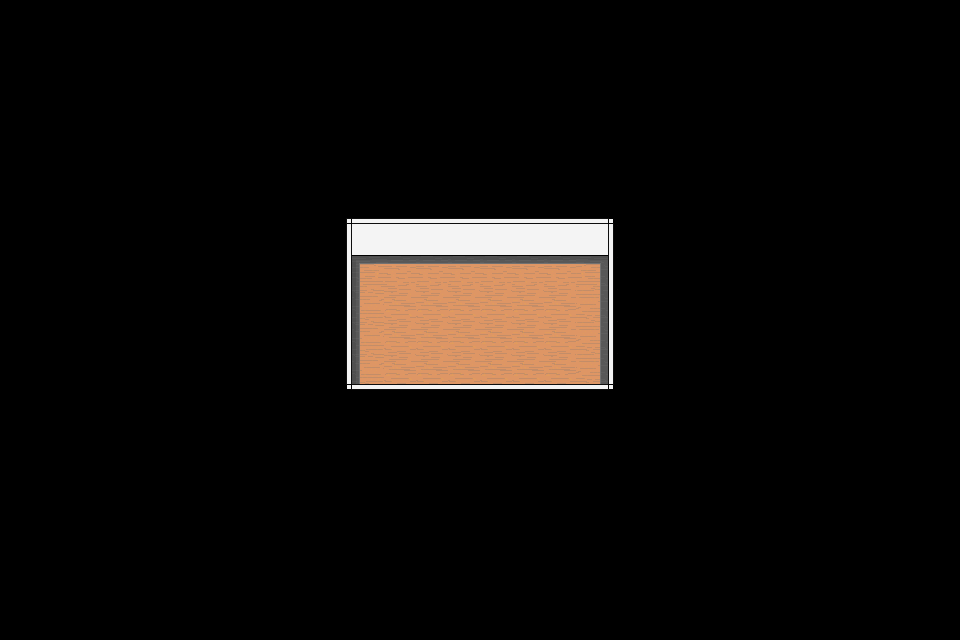

This is a level from a 2D game, rendered from its Tiled map with the project's own tilesets. A one-line summary and the complete map file follow:
An orthogonal 30x20 tile map with 32x32 px tiles, 1 tile layer (Kachelebene 1).

<map version="1.10" tiledversion="1.10.1" orientation="orthogonal" renderorder="right-down" width="30" height="20" tilewidth="32" tileheight="32" infinite="0" nextlayerid="2" nextobjectid="1">
 <tileset firstgid="1" name="tileTextureMap" tilewidth="32" tileheight="32" tilecount="256" columns="8">
  <image source="Sprites/tileTextureMap.png" width="256" height="1024" />
 </tileset>
 <layer id="1" name="Kachelebene 1" width="30" height="20">
  <data encoding="csv">
0,0,0,0,0,0,0,0,0,0,0,0,0,0,0,0,0,0,0,0,0,0,0,0,0,0,0,0,0,0,
0,0,0,0,0,0,0,0,0,0,0,0,0,0,0,0,0,0,0,0,0,0,0,0,0,0,0,0,0,0,
0,0,0,0,0,0,0,0,0,0,0,0,0,0,0,0,0,0,0,0,0,0,0,0,0,0,0,0,0,0,
0,0,0,0,0,0,0,0,0,0,0,0,0,0,0,0,0,0,0,0,0,0,0,0,0,0,0,0,0,0,
0,0,0,0,0,0,0,0,0,0,0,0,0,0,0,0,0,0,0,0,0,0,0,0,0,0,0,0,0,0,
0,0,0,0,0,0,0,0,0,256,256,256,256,256,256,256,256,256,256,256,256,0,0,0,0,0,0,0,0,0,
0,0,0,0,0,0,0,0,0,256,12,8,8,8,8,8,8,8,8,11,256,0,0,0,0,0,0,0,0,0,
0,0,0,0,0,0,0,0,0,256,7,13,13,13,13,13,13,13,13,5,256,0,0,0,0,0,0,0,0,0,
0,0,0,0,0,0,0,0,0,256,7,19,20,20,20,20,20,20,34,5,256,0,0,0,0,0,0,0,0,0,
0,0,0,0,0,0,0,0,0,256,7,18,17,17,17,17,17,17,33,5,256,256,0,0,0,0,0,0,0,0,
0,0,0,0,0,0,0,0,0,256,7,18,17,17,17,17,17,17,33,5,256,256,0,0,0,0,0,0,0,0,
0,0,0,0,0,0,0,0,0,256,7,18,17,17,17,17,17,17,33,5,256,256,0,0,0,0,0,0,0,0,
0,0,0,0,0,0,0,0,0,256,10,6,6,6,6,6,6,6,6,9,256,256,0,0,0,0,0,0,0,0,
0,0,0,0,0,0,0,0,0,256,256,256,256,256,256,256,256,256,256,256,256,0,0,0,0,0,0,0,0,0,
0,0,0,0,0,0,0,0,0,0,0,0,0,0,0,0,0,0,0,0,0,0,0,0,0,0,0,0,0,0,
0,0,0,0,0,0,0,0,0,0,0,0,0,0,0,0,0,0,0,0,0,0,0,0,0,0,0,0,0,0,
0,0,0,0,0,0,0,0,0,0,0,0,0,0,0,0,0,0,0,0,0,0,0,0,0,0,0,0,0,0,
0,0,0,0,0,0,0,0,0,0,0,0,0,0,0,0,0,0,0,0,0,0,0,0,0,0,0,0,0,0,
0,0,0,0,0,0,0,0,0,0,0,0,0,0,0,0,0,0,0,0,0,0,0,0,0,0,0,0,0,0,
0,0,0,0,0,0,0,0,0,0,0,0,0,0,0,0,0,0,0,0,0,0,0,0,0,0,0,0,0,0
</data>
 </layer>
</map>
